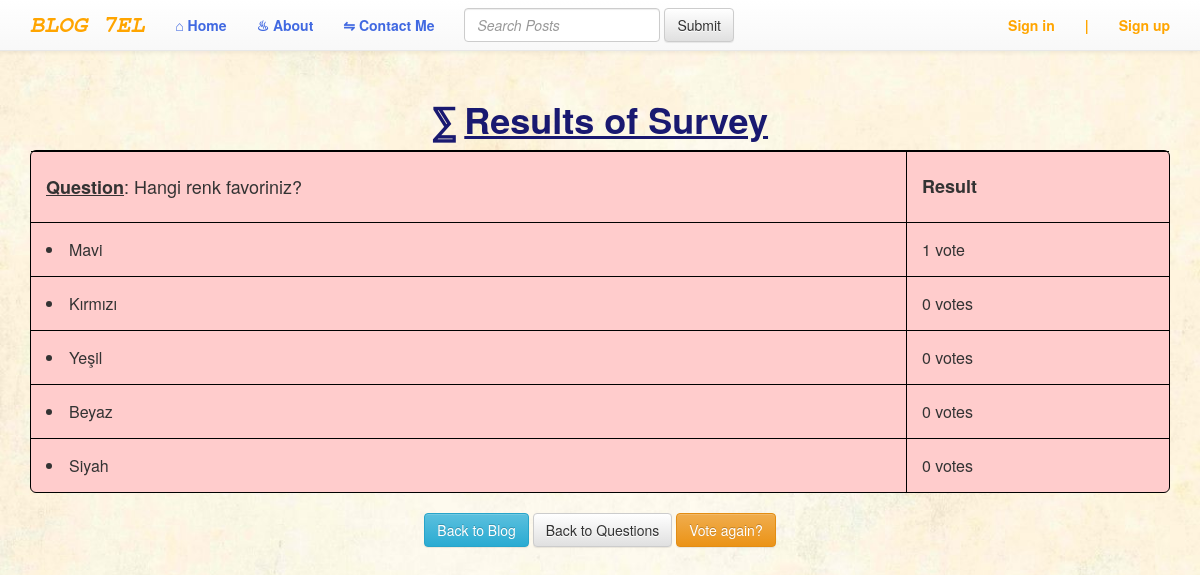
The page /polls/2/results/ on the database as committed earlier.
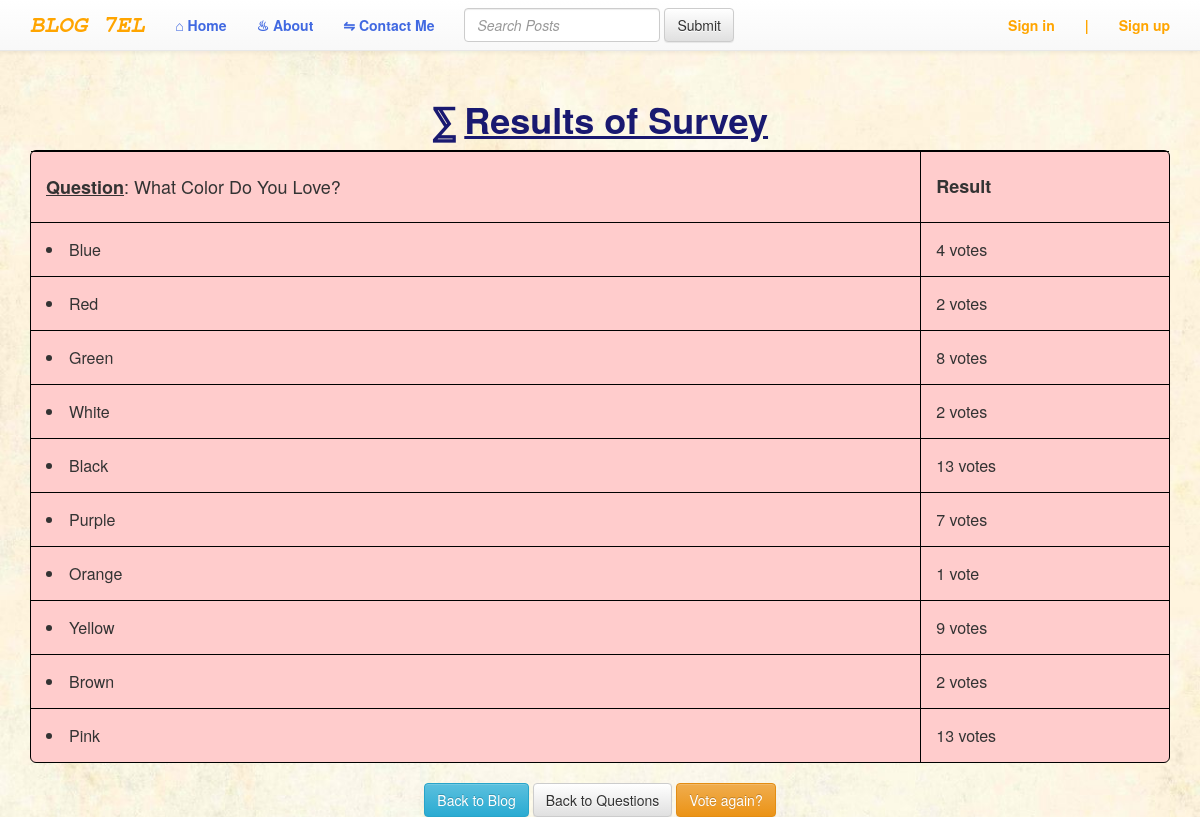
The same page on the database as committed later.
### polls/models.py (models this page shows, shortened)
@python_2_unicode_compatible
class Question(models.Model):
    question_text = models.CharField(max_length=200)
    pub_date = models.DateTimeField('date published')
    def was_published_recently(self):
        now = timezone.now()
        return now - datetime.timedelta(days=1) <= self.pub_date <= now
    was_published_recently.admin_order_field = 'pub_date'
    was_published_recently.boolean = True
    was_published_recently.short_description = 'Published recently?'

@python_2_unicode_compatible
class Choice(models.Model):
    question = models.ForeignKey(Question, on_delete=models.CASCADE)
    choice_text = models.CharField(max_length=200)
    votes = models.IntegerField(default=0)

### polls/views.py (the view)
# urls.py: url(r'^(?P<pk>[0-9]+)/results/$', views.ResultsView.as_view(), name='results'),
class ResultsView(generic.DetailView):
    model = Question
    template_name = 'polls/results.html'

### polls/templates/polls/results.html (shortened to what this page needs)
{% extends "base.html" %}
{% load static%}
{% block content%}
<br />
<br />
<br />
<br />
    <center><h1><b>&#8512; <u>Results of Survey</b></u></h1></center>
<center>
<table style="width:100%" id="t01">
    <tr>
    <th><h4><u><b>Question</b></u>: {{ question.question_text }}</h4></th>
    <th><h4><b>Result</b></h4></th>
    </tr>
    <ul>
    {% for choice in question.choice_set.all %}
        <tr>
        <td><li>{{ choice.choice_text }} </li></td>
        <td>{{ choice.votes }} vote{{ choice.votes|pluralize }}</td>
        </tr>
    {% endfor %}
    </ul>
</table>
<br><b>
    <a class="btn btn-info" href="{% url 'myapp:list' %}">Back to Blog</a>
    <a class="btn btn-default" href="{% url 'polls:index' %}">Back to Questions</a>
    <a class="btn btn-warning" href="{% url 'polls:detail' question.id %}">Vote again?</a>
    <br/></b>
</center>
{% endblock content%}

### templates/base.html (shortened to what this page needs)
{% load staticfiles %}
<html>
<head>
<link rel="stylesheet" href="https://maxcdn.bootstrapcdn.com/bootstrap/3.3.6/css/bootstrap.min.css">
<link rel="stylesheet" href="https://maxcdn.bootstrapcdn.com/bootstrap/3.3.6/css/bootstrap-theme.min.css">
<link rel='stylesheet' href='{% static "css/base.css" %}' />
</head>
<body>
<nav class="navbar navbar-default navbar-fixed-top" >
    <div class="container">
        <div class="navbar-header">
            <a class="navbar-brand" href="{% url 'myapp:list' %}" style="color:Orange; font-family:FreeMono, monospace; font-size:18pt; font-style:italic;"><b>BLOG 7EL</b></a>
        </div>
        <div id="navbar" class="navbar-collapse collapse">
            <ul class="nav navbar-nav">
            <li><a href="{% url 'myapp:list' %}" style="color:RoyalBlue;"><b>&#8962; Home</b></a></li>
            <li><a href="{% url 'myapp:about' %}" style="color:RoyalBlue;"><b>&#9832; About</b></a></li>
            <li><a href="{% url 'myapp:contact' %}" style="color:RoyalBlue;"><b>&#8651; Contact Me</b></a></li>
            </ul>
            <ul class="nav navbar-nav navbar-right">
                {% if request.user.is_authenticated %}
                <li><a href="{%url 'polls:index' %}" style="color:RoyalBlue;"><b>&#9878; Polls</b></a></li>
                <ul class="navbar-form navbar-right">
                    <div class="dropdown">
                         <button class="btn btn-primary dropdown-toggle" type="button" data-toggle="dropdown">{{ user }}
                         <span class="caret"></span></button>
                         <ul class="dropdown-menu">
                             <li><a href="/myapp/success" style="color:Orange;"><b>Dashboard</b></a></li>
                             <li><a href="{% url 'logout' %}" style="color:Red;"><b>Sign out</b></a></li>
                         </ul>
                    </div>
                </ul>
                {% else %}
                <li><a href="{% url 'login' %}" style="color:Orange;"><b>Sign in</b></a></li>
                <li><a href="#" style="color:Orange;"><b>|</b></a></li>
                <li><a href="{% url 'user_registration'%}" style="color:Orange;"><b>Sign up</b></a></li>
                {% endif %}
            </ul>
            <form class="navbar-form navbar-left" role="search">
                <div class="form-group">
                    <input type="text" name="q" class="form-control" style="font-style:italic;" placeholder="Search Posts" value="{{ request.GET.q }}">
                    <button type="submit" class="btn btn-default">Submit</button>
                </div>
            </form>
        </div>
    </div>
</nav>
<div class='container'>
{% block content %}{% endblock content %}
</div>
</body>
</html>

### static/css/base.css (style rules this page uses)
h1 { color: #191970; }

### polls/templates/polls/results.html (style rules this page uses)
table { border-collapse:separate; border:solid black 1px; border-radius:6px; -moz-border-radius:6px; }
td, th { border-left:solid black 1px; border-top:solid black 1px; padding: 15px; }
td:first-child, th:first-child { border-left: none; }
table#t01 { width: 100%; background-color: #ffcccc; }

Rows that differ between the two databases and show on the page:
changed Question: question_text "Hangi renk favoriniz?" → "What Color Do You Love?"
changed Choice: choice_text "Mavi" → "Blue"; votes "1" → "4"
changed Choice: choice_text "Kırmızı" → "Red"; votes "0" → "2"
changed Choice: choice_text "Yeşil" → "Green"; votes "0" → "8"
changed Choice: choice_text "Beyaz" → "White"; votes "0" → "2"
changed Choice: choice_text "Siyah" → "Black"; votes "0" → "13"
added Choice: choice_text "Purple", votes "7"
added Choice: choice_text "Orange", votes "1"
added Choice: choice_text "Yellow", votes "9"
added Choice: choice_text "Brown", votes "2"
added Choice: choice_text "Pink", votes "13"
